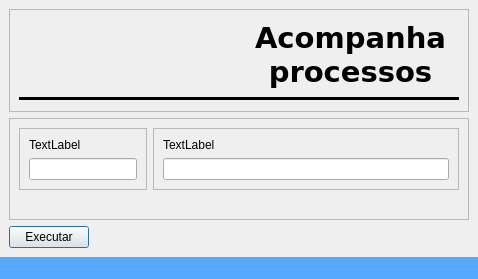
<?xml version="1.0" encoding="UTF-8"?>
<ui version="4.0">
 <class>MainWindow</class>
 <widget class="QMainWindow" name="MainWindow">
  <property name="geometry">
   <rect>
    <x>0</x>
    <y>0</y>
    <width>478</width>
    <height>279</height>
   </rect>
  </property>
  <property name="minimumSize">
   <size>
    <width>478</width>
    <height>279</height>
   </size>
  </property>
  <property name="windowTitle">
   <string>MainWindow</string>
  </property>
  <property name="toolButtonStyle">
   <enum>Qt::ToolButtonStyle::ToolButtonIconOnly</enum>
  </property>
  <property name="documentMode">
   <bool>false</bool>
  </property>
  <property name="tabShape">
   <enum>QTabWidget::TabShape::Rounded</enum>
  </property>
  <widget class="QWidget" name="centralwidget">
   <layout class="QGridLayout" name="gridLayout_2">
    <item row="7" column="0">
     <widget class="QPushButton" name="pushButton">
      <property name="sizePolicy">
       <sizepolicy hsizetype="Maximum" vsizetype="Fixed">
        <horstretch>0</horstretch>
        <verstretch>0</verstretch>
       </sizepolicy>
      </property>
      <property name="focusPolicy">
       <enum>Qt::FocusPolicy::StrongFocus</enum>
      </property>
      <property name="accessibleDescription">
       <string/>
      </property>
      <property name="layoutDirection">
       <enum>Qt::LayoutDirection::LeftToRight</enum>
      </property>
      <property name="text">
       <string>Executar</string>
      </property>
      <property name="autoDefault">
       <bool>false</bool>
      </property>
      <property name="default">
       <bool>true</bool>
      </property>
      <property name="flat">
       <bool>false</bool>
      </property>
     </widget>
    </item>
    <item row="6" column="0">
     <widget class="QFrame" name="frame_2">
      <property name="frameShape">
       <enum>QFrame::Shape::StyledPanel</enum>
      </property>
      <property name="frameShadow">
       <enum>QFrame::Shadow::Raised</enum>
      </property>
      <layout class="QFormLayout" name="formLayout">
       <item row="0" column="0">
        <widget class="QFrame" name="frame_4">
         <property name="frameShape">
          <enum>QFrame::Shape::StyledPanel</enum>
         </property>
         <property name="frameShadow">
          <enum>QFrame::Shadow::Raised</enum>
         </property>
         <layout class="QVBoxLayout" name="verticalLayout_2">
          <item>
           <widget class="QLabel" name="label_3">
            <property name="text">
             <string>TextLabel</string>
            </property>
           </widget>
          </item>
          <item>
           <widget class="QLineEdit" name="lineEdit_2"/>
          </item>
         </layout>
        </widget>
       </item>
       <item row="0" column="1">
        <widget class="QFrame" name="frame_3">
         <property name="frameShape">
          <enum>QFrame::Shape::StyledPanel</enum>
         </property>
         <property name="frameShadow">
          <enum>QFrame::Shadow::Raised</enum>
         </property>
         <layout class="QVBoxLayout" name="verticalLayout">
          <item>
           <widget class="QLabel" name="label_2">
            <property name="text">
             <string>TextLabel</string>
            </property>
           </widget>
          </item>
          <item>
           <widget class="QLineEdit" name="lineEdit"/>
          </item>
         </layout>
        </widget>
       </item>
      </layout>
     </widget>
    </item>
    <item row="5" column="0">
     <widget class="QFrame" name="frame">
      <property name="frameShape">
       <enum>QFrame::Shape::StyledPanel</enum>
      </property>
      <property name="frameShadow">
       <enum>QFrame::Shadow::Raised</enum>
      </property>
      <layout class="QGridLayout" name="gridLayout">
       <item row="0" column="1">
        <widget class="QLabel" name="label">
         <property name="sizePolicy">
          <sizepolicy hsizetype="Preferred" vsizetype="Maximum">
           <horstretch>0</horstretch>
           <verstretch>0</verstretch>
          </sizepolicy>
         </property>
         <property name="font">
          <font>
           <family>Verdana</family>
           <pointsize>22</pointsize>
           <italic>false</italic>
           <bold>true</bold>
           <strikeout>false</strikeout>
           <kerning>true</kerning>
          </font>
         </property>
         <property name="layoutDirection">
          <enum>Qt::LayoutDirection::LeftToRight</enum>
         </property>
         <property name="text">
          <string>Acompanha processos</string>
         </property>
         <property name="textFormat">
          <enum>Qt::TextFormat::AutoText</enum>
         </property>
         <property name="alignment">
          <set>Qt::AlignmentFlag::AlignCenter</set>
         </property>
         <property name="wordWrap">
          <bool>true</bool>
         </property>
        </widget>
       </item>
       <item row="1" column="0" colspan="2">
        <widget class="Line" name="line_1">
         <property name="frameShadow">
          <enum>QFrame::Shadow::Plain</enum>
         </property>
         <property name="lineWidth">
          <number>4</number>
         </property>
         <property name="midLineWidth">
          <number>2</number>
         </property>
         <property name="orientation">
          <enum>Qt::Orientation::Horizontal</enum>
         </property>
        </widget>
       </item>
       <item row="0" column="0">
        <widget class="QLabel" name="logo">
         <property name="text">
          <string/>
         </property>
         <property name="pixmap">
          <pixmap>../../../../../Downloads/conf-icon (1).ico</pixmap>
         </property>
         <property name="scaledContents">
          <bool>true</bool>
         </property>
        </widget>
       </item>
      </layout>
     </widget>
    </item>
   </layout>
  </widget>
  <widget class="QStatusBar" name="statusBar">
   <property name="styleSheet">
    <string notr="true">background-color: rgb(85, 170, 255);</string>
   </property>
  </widget>
 </widget>
 <resources/>
 <connections/>
</ui>
